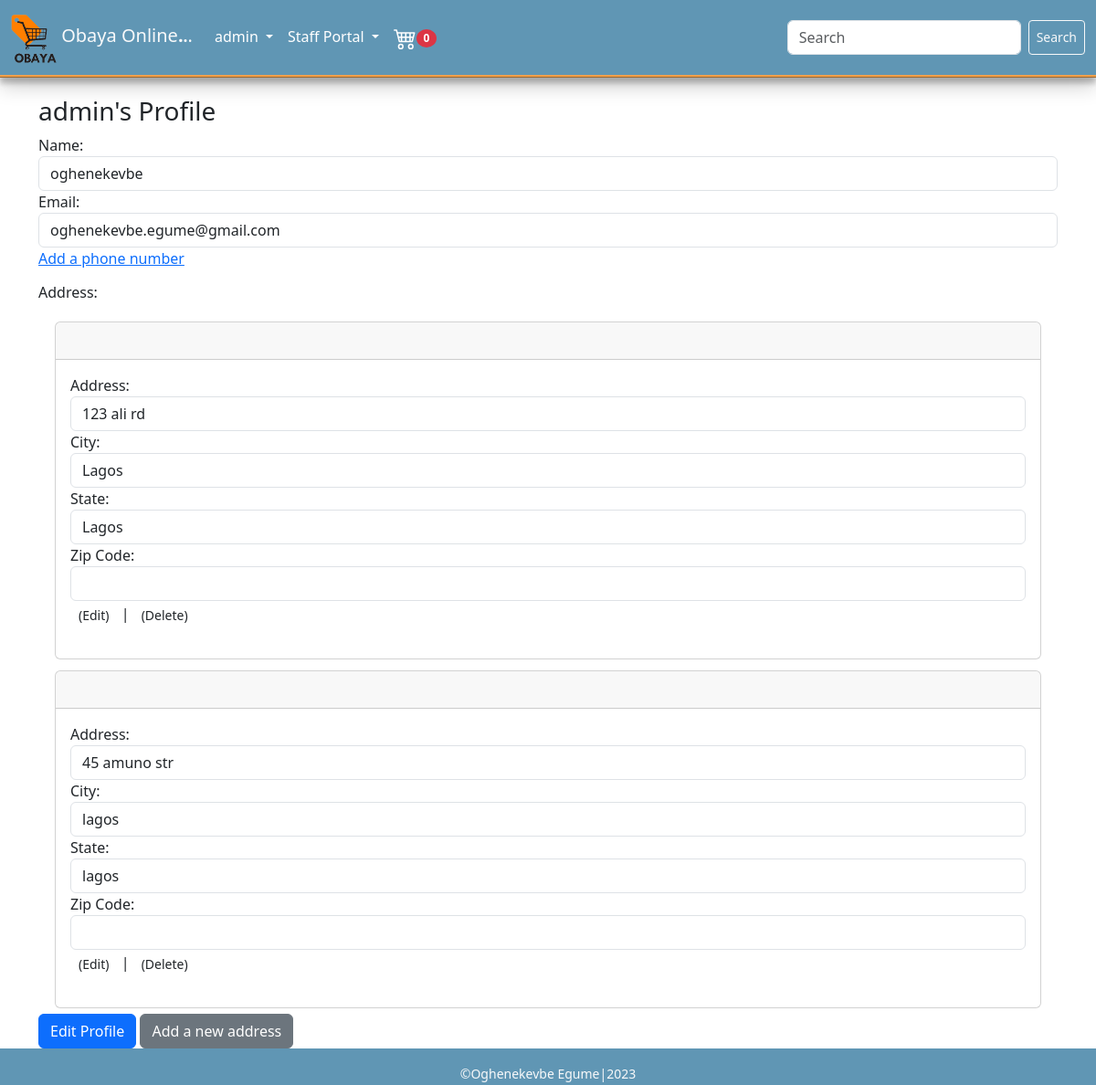
Screenshot of /4/profile/ (signed in) with the database file from the repository.
### store/models.py (models this page shows, shortened)
class Order(models.Model):
    customer = models.ForeignKey(Customer, related_name='orders', null=True, blank=True, on_delete =models.CASCADE )
    billing_address = models.ForeignKey(BillingAddress, on_delete=models.SET_NULL, blank=True, null=True, related_name='billing_address_order_set')
    date_ordered = models.DateTimeField(auto_now_add=True)
    complete = models.BooleanField(default=False, null=True, blank=False)
    transaction_id = models.UUIDField(default=uuid.uuid4().hex, primary_key=True)
    @property
    def get_cart_items(self):
        orderitems = self.orderitem_set.all()
        total = sum([item.quantity for item in orderitems])
        return total

class Customer(models.Model):
    user = models.OneToOneField(settings.AUTH_USER_MODEL, on_delete=models.CASCADE, null=True)
    phone_number = models.IntegerField(("Phone Number"), null=True, blank=True)
    billing_address = models.ForeignKey(BillingAddress, related_name='customers', on_delete=models.SET_NULL, null=True, blank=True)

class BillingAddress(models.Model):
    customer = models.ForeignKey('Customer', on_delete=models.SET_NULL, blank=True, null=True, related_name='billing_addresses')
    address = models.CharField(max_length=225, null=True, blank=True)
    city = models.CharField(max_length=225, null=True, blank=True)
    state = models.CharField(max_length=225, null=True, blank=True)
    zipcode = models.CharField(max_length=225, null=True, blank=True)
    date_added = models.DateTimeField(default=timezone.now)
    is_no_billing_address = models.BooleanField(default=False)
    class Meta:
        ordering = ('is_no_billing_address', 'id')

### store/views.py (the view)
# urls.py: path("<str:pk>/profile/", Profile.as_view(), name="profile"),
class Profile(DetailView):
    model = Customer
    template_name = "customer/profile.html"
    context_object_name = 'customer'
    def get_address(self):
        customer = self.request.user.customer
        return customer.billing_addresses.all()
    def get_context_data(self, **kwargs):
        context = super().get_context_data(**kwargs)
        if self.request.user.is_authenticated:
            order, created = Order.objects.get_or_create(customer=self.request.user.customer, complete=False)
            order_item = order.orderitem_set.all()
            addresses = self.get_address()
            context["order"] = order
            context["order_item"] = order_item
            context["addresses"] = addresses
        return context

### store/templates/customer/profile.html (shortened to what this page needs)
{% extends 'base.html' %}
{% block content %}
<div class="container">
  <div class="row">
    <div class="col">
      {% if customer %}
      <h3 style="margin-top: 5px;">{{user.username}}'s Profile</h3>
      <form method="POST">
        <div class="form-group">
          <label for="name">Name:</label>
          <input type="text" class="form-control" id="name" name="name" value="{{ customer.user }}">
        </div>
        <div class="form-group">
          <label for="email">Email:</label>
          <input type="email" class="form-control" id="email" name="email" value="{{ customer.user.email }}">
        </div>
        <div class="form-group">
          {% if customer.phone_number %}
          <label for="phone_number">Phone Number:</label>
          <input type="text" class="form-control" id="phone_number" name="phone_number" value="{{ customer.phone_number }}">
          <a href="{% url 'edit_phonenumber' customer.pk %}">Edit</a>
          {% else %}
          <a href="{% url 'add_phonenumber' customer.user.pk %}">Add a phone number</a>
          {% endif %}
        </div>
        {% if addresses %}
        <p><h6>Address:</h6></p>
        {% for address in addresses %}
          <div class="container">
            <div class="row">
              <div class="col">
                <div id="addressesAccordion" style="margin: 6px
                ;">
                  <div class="card">
                    <div class="card-header" id="addressHeading">
                      <h5 class="mb-0">
                        <button class="btn btn-link" data-toggle="collapse" data-target="#addressCollapse" aria-expanded="true" aria-controls="addressCollapse">
                        </button>
                      </h5>
                    </div>
                    <div id="addressCollapse" class="collapse show" aria-labelledby="addressHeading" data-parent="#addressesAccordion">
                      <div class="card-body">
                        <div class="addresses">
                          <div class="form-group">
                            <label for="address">Address:</label>
                            <input type="text" class="form-control" id="address" name="address" value="{{ address.address }}">
                          </div>
                          <div class="form-group">
                            <label for="city">City:</label>
                            <input type="text" class="form-control" id="city" name="city" value="{{ address.city }}">
                          </div>
                          <div class="form-group">
                            <label for="state">State:</label>
                            <input type="text" class="form-control" id="state" name="state" value="{{ address.state }}">
                          </div>
                          <div class="form-group">
                            <label for="zipcode">Zip Code:</label>
                            <input type="text" class="form-control" id="zipcode" name="zipcode" value="{{ address.zipcode }}">
                          </div>
                          <p><a class="btn btn-sm" href="{% url 'edit_address' pk=address.pk %}">(Edit)</a> | <a class="btn btn-sm" href="{% url 'delete_address' address.pk%}">(Delete)</a></p>
                        </div>
                      </div>
                    </div>
                  </div>
                </div>
              </div>
            </div>
          </div>
        {% endfor %}
        {% else %}
        <p>No address on file.</p>
        {% endif %}
        <a class="btn btn-primary" href="{% url 'edit_profile' customer.user.pk %}">Edit Profile</a>
        <a href="{% url 'add_address'  %}" class="btn btn-secondary">Add a new address</a>
      </form>
      {% else %}
      <p>You are not logged in.</p>
      {% endif %}
    </div>
  </div>
</div>
{% endblock %}

### store/templates/base.html (shortened to what this page needs)
{% load static %}
<!DOCTYPE html>
<html lang="en">
<head>
  <link rel="stylesheet" href="{% static 'css/bootstrap.min.css' %}">
  <link rel="stylesheet" type="text/css" href="{% static 'css/base.css' %}">
</head>
<body>
  <nav class="navbar navbar-expand-lg bg-secondary">
    <div class="container-fluid">
      <a class="navbar-brand text-light" href="{% url 'store' %}"> <img src="{% static 'images/obaya.png' %}" alt="" width="50"> Obaya Online<b>.<small>.</small></b>.</a>
      <div class="collapse navbar-collapse" id="navbarSupportedContent">
        <ul class="navbar-nav me-auto mb-2 mb-lg-0">
          <li class="nav-item dropdown">
            {% if user.is_authenticated%}
            <a class="nav-link dropdown-toggle" href="#" role="button" data-bs-toggle="dropdown" aria-expanded="false">
              {{user.username}}
            </a>
            {% endif %}
          </li>
          <li class="nav-item dropdown">
            {% if user.is_authenticated and user.is_staff%}
            <a class="nav-link dropdown-toggle" href="#" role="button" data-bs-toggle="dropdown" aria-expanded="false">
              Staff Portal
            </a>
            {% endif %}
          </li>
          <li class="nav-item">
            <a class="nav-link" href=" {% url 'cart' %} "><small class='badge bg-danger rounded-circle' id='cart-badge'>
                {{order.get_cart_items}}
              </small></a>
          </li>
        </ul>
        <form class="d-flex" method="GET" action="{% url 'store' %}">
          <input class="form-control me-2" type="search" placeholder="Search" aria-label="Search" name="q" style='width:16rem;'>
          <button class="btn btn-sm btn-outline-light text-light" type="submit">Search</button>
        </form>
      </div>
    </div>
  </nav>
  <div id="base-container" style="margin-top: 100px; ">
    {% block content %}
    {% endblock content %}
  </div>
  <footer>
    <div>
      <p>
      <h6 class=" text-center text-light"><small style="margin-top: 10px;">&copy;Oghenekevbe Egume|2023</small></h6>
      </p>
    </div>
  </footer>
</body>
</html>

### static/css/base.css (style rules this page uses)
body { background-color: #fff; }
.navbar { background-color: #6096B4 !important; border-bottom-style: ridge; border-bottom-color: #F0A04B; box-shadow: rgba(0, 0, 0, 0.19) 0px 10px 20px, rgba(0, 0, 0, 0.23) 0px 6px 6px; width: 100%; position: fixed; top: 0; z-index: 100; }
.navbar ul li a { color: #fff !important; }
footer { background-color: #6096B4 !important; height: 40px; padding-top: 2px; }

### rows the page displays
Order: get_cart_items "0"
Customer: name "oghenekevbe", email "oghenekevbe.egume@gmail.com"
BillingAddress: address "123 ali rd", city "Lagos", state "Lagos"
BillingAddress: address "45 amuno str", city "lagos", state "lagos"

### other values shown
{{ user.username }} "admin"
